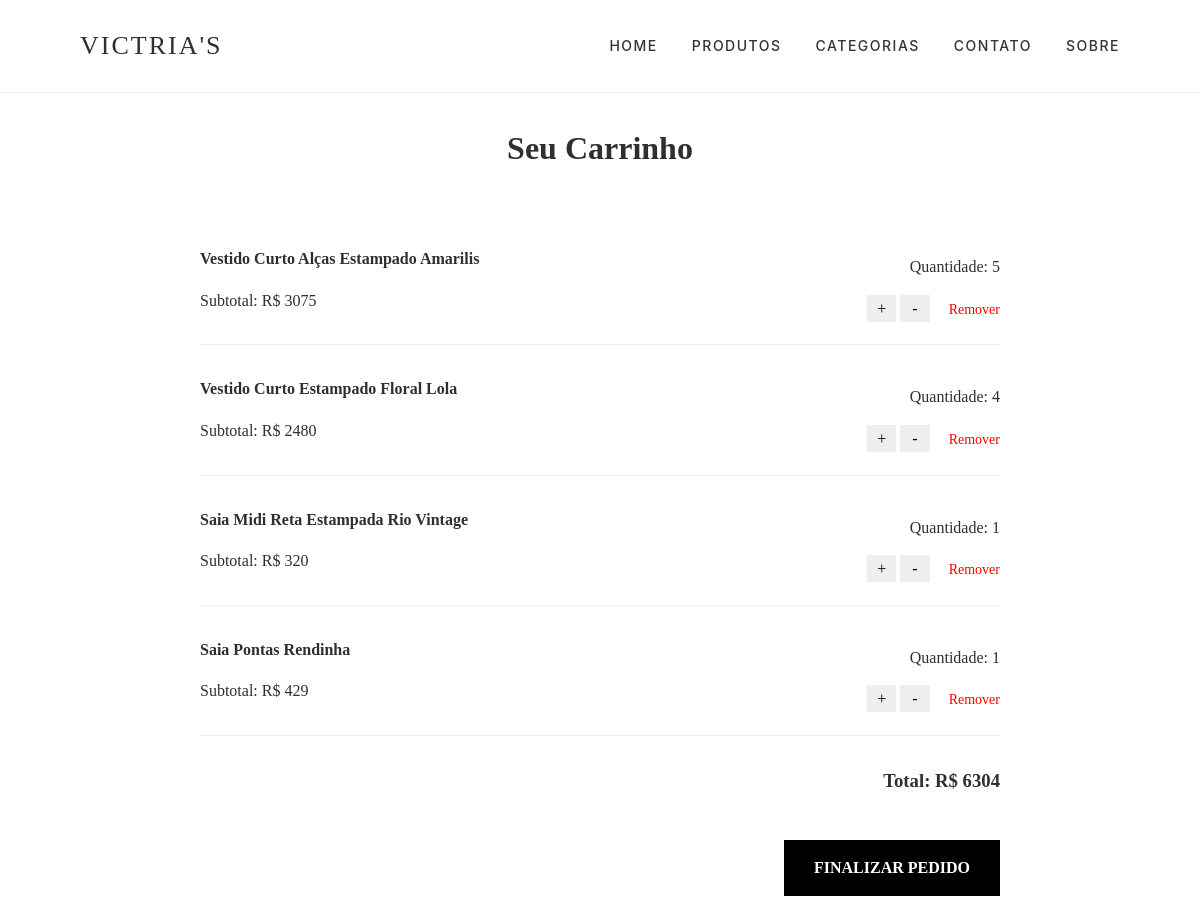
Screenshot of /carrinho/ (signed in) with the database file from the repository.
### lojaapp/models.py (models this page shows, shortened)
class ItemCarrinho(models.Model):
    carrinho = models.ForeignKey(Carrinho, on_delete=models.CASCADE)
    produto = models.ForeignKey(Produto, on_delete=models.CASCADE)
    quantidade = models.PositiveIntegerField(default=1)
    subtotal = models.PositiveIntegerField(default=0)

class Produto(models.Model):
    titulo = models.CharField(max_length=200)
    slug = models.SlugField(unique=True)
    categoria = models.ForeignKey(Categoria, on_delete=models.CASCADE)
    image = models.ImageField(upload_to="produtos", null=True, blank=True)
    preco_mercado = models.PositiveIntegerField()
    descricao = models.TextField()
    visualizacao = models.PositiveIntegerField(default=0)

class Carrinho(models.Model):
    cliente = models.ForeignKey(Cliente, on_delete=models.SET_NULL, null=True, blank=True)
    total = models.PositiveIntegerField(default=0)
    criado_em = models.DateTimeField(auto_now_add=True)

### lojaapp/views.py (the view)
# urls.py: path("carrinho/", ver_carrinho, name="ver_carrinho"),
def ver_carrinho(request):
    carrinho_id = request.session.get("carrinho_id")
    carrinho = Carrinho.objects.filter(id=carrinho_id).first() if carrinho_id else None
    itens = ItemCarrinho.objects.filter(carrinho=carrinho) if carrinho else []
    return render(request, "carrinho.html", {"carrinho": carrinho, "itens": itens})

### templates/carrinho.html
{% extends "base.html" %}
{% block content %}
<h1 style="text-align:center; margin-top:30px;">Seu Carrinho</h1>
<div style="max-width: 800px; margin: 0 auto; padding: 20px;">
    {% for item in itens %}
        <div style="display: flex; justify-content: space-between; align-items: center; border-bottom: 1px solid #eee; padding: 15px 0;">
            <div>
                <p><strong>{{ item.produto.titulo }}</strong></p>
                <p>Subtotal: R$ {{ item.subtotal }}</p>
            </div>
            <div style="text-align: right;">
                <p>Quantidade: {{ item.quantidade }}</p>
                <a href="{% url 'lojaapp:gerenciarcarrinho' item.id %}?acao=inc" style="text-decoration:none; padding: 5px 10px; background: #eee; color: black;">+</a>
                <a href="{% url 'lojaapp:gerenciarcarrinho' item.id %}?acao=dec" style="text-decoration:none; padding: 5px 12px; background: #eee; color: black;">-</a>
                <a href="{% url 'lojaapp:gerenciarcarrinho' item.id %}?acao=rmv" style="color: red; margin-left: 15px; font-size: 14px;">Remover</a>
            </div>
        </div>
    {% empty %}
        <p style="text-align:center;">Seu carrinho está vazio.</p>
        <div style="text-align:center;">
            <a href="{% url 'lojaapp:home' %}">Voltar para a loja</a>
        </div>
    {% endfor %}
    {% if itens %}
        <div style="margin-top: 30px; text-align: right;">
            <h3>Total: R$ {{ carrinho.total }}</h3>
            <br>
            <a href="{% url 'lojaapp:finalizar_pedido' %}" style="padding: 15px 30px; background: black; color: white; text-decoration: none; font-weight: bold; display: inline-block;">
                FINALIZAR PEDIDO
            </a>
        </div>
    {% endif %}
</div>
{% endblock %}

### static/css/style.css (style rules this page uses)
:root { --cor-principal: #e91e63; --cor-texto: #2f2f2f; --cor-fundo-suave: #fdfaf7; }
body { margin: 0; font-family: 'Playfair Display', serif; background: #fff; color: var(--cor-texto); line-height: 1.6; }
a { text-decoration: none; color: inherit; transition: 0.3s; }

### rows the page displays
ItemCarrinho: produto.titulo "Vestido Curto Alças Estampado Amarilis", subtotal "3075", quantidade "5"
ItemCarrinho: produto.titulo "Vestido Curto Estampado Floral Lola", subtotal "2480", quantidade "4"
ItemCarrinho: produto.titulo "Saia Midi Reta Estampada Rio Vintage", subtotal "320", quantidade "1"
ItemCarrinho: produto.titulo "Saia Pontas Rendinha", subtotal "429", quantidade "1"
Carrinho: total "6304"
